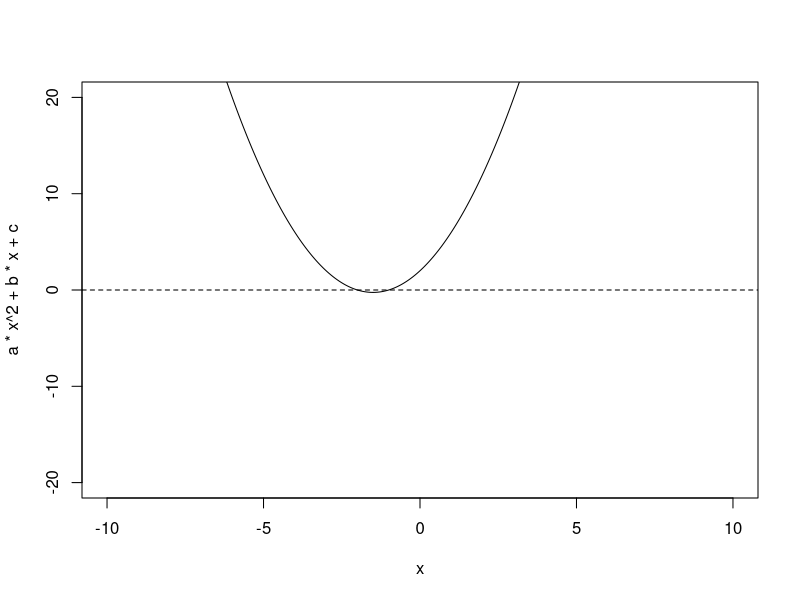

Reproduce this figure in R.
## ---- chunk 1
#Assigning values
a <- 1
b <- 3
c <- 2
## ---- chunk 2
#Quadratic formula for solution
x_1 = (-b + sqrt(b^2 - 4 * a * c)) / (2 * a)
x_2 = (-b - sqrt(b^2 - 4 * a * c)) / (2 * a)

result <- x_1 == x_2

if (any(is.nan(x_1))||any(is.nan(x_2))) {
  print("The equation has no real-number solution.")
}else if (result) {
  print ("The equation has only one solution.")
}else {
  print(paste("The two solutions to the given equation are",x_1, "and", x_2))
}
## ---- chunk 3
#Plot it
x <- seq(-10, 10, length=300)
plot(x, a*x^2+b*x+c, type="l", ylim = c(-20,20))
abline(h = 0, lty = 2)
